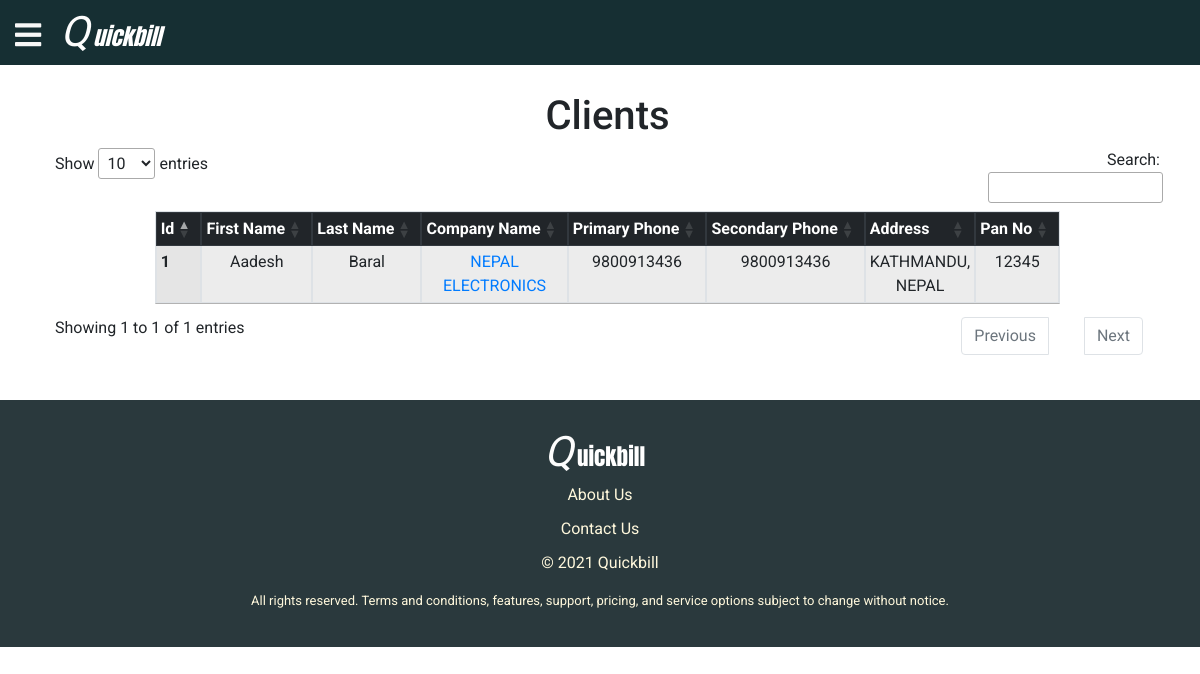
Screenshot of /client with the database file from the repository.
### Quickbill/invoice/models.py (models this page shows, shortened)
class Customer(db.Model):
    __tablename__='customer'
    id = db.Column(db.Integer,primary_key=True)
    firstname = db.Column(db.String,nullable = False)
    lastname = db.Column(db.String,nullable = False)
    companyname = db.Column(db.String,unique=True,index=True)
    email = db.Column(db.String,nullable = True)
    primary_no = db.Column(db.String,nullable = False)
    secondary_no = db.Column(db.String,nullable = True)
    address = db.Column(db.Text, nullable = True)
    pan_no  = db.Column(db.String,nullable = True)

### Quickbill/invoice/application/views.py (the view)
@application.route('/client', methods=['GET', 'POST'])
def client():
    costumer = Customer.query.all()
    return render_template('client_list.html', items=costumer)

### Quickbill/invoice/templates/client_list.html (shortened to what this page needs)
{% extends "appbase.html"%}
{% block content %}
<div class="card-body ">
  <div class="container">
    <div id="wrapper">
      <h1 class="text-center">Clients</h1>
      <table id="table" class="display table table-striped table-bordered compact table-sm" style="width:80%">
        <thead class="thead-dark">
          <tr>
            <th>Id</th>
            <th>First Name</th>
            <th>Last Name</th>
            <th>Company Name</th>
            <th>Primary Phone</th>
            <th>Secondary Phone</th>
            <th>Address</th>
            <th>Pan No</th>
          </tr>
        </thead>
        <tbody>
          {% for i in items %}
          <tr>
            <th scope="row">{{ i.id }}</th>
            <td class="text-center">{{i.firstname}}</td>
            <td class="text-center">{{i.lastname}}</td>
            <td class="text-center"><a
              href="{{ url_for('application.profile',costumer_name=i.companyname) }}">{{i.companyname}}</a></td>
            <td class="text-center">{{i.primary_no}}</td>
            <td class="text-center">{{i.secondary_no}}</td>
            <td class="text-center">{{i.address}}</td>
            <td class="text-center">{{i.pan_no}}</td>
          </tr>
          {% endfor %}
        </tbody>
      </table>
    </div>
  </div>
</div>
<link rel="stylesheet" href="https://cdn.datatables.net/1.10.22/css/jquery.dataTables.min.css">
<link href="https://unpkg.com/bootstrap-table@1.18.0/dist/bootstrap-table.min.css" rel="stylesheet">
{% endblock %}

### Quickbill/invoice/static/css/style.css (style rules this page uses)
body { font-family: Roboto, "arial"; margin: 0; }
html { margin: 0; padding: 0; }

### Quickbill/invoice/templates/client_list.html (style rules this page uses)
th { white-space: nowrap; }

### rows the page displays
Customer: id "1", firstname "Aadesh", lastname "Baral", companyname "NEPAL ELECTRONICS", primary_no "9800913436", secondary_no "9800913436", address "KATHMANDU, NEPAL", pan_no "12345"
